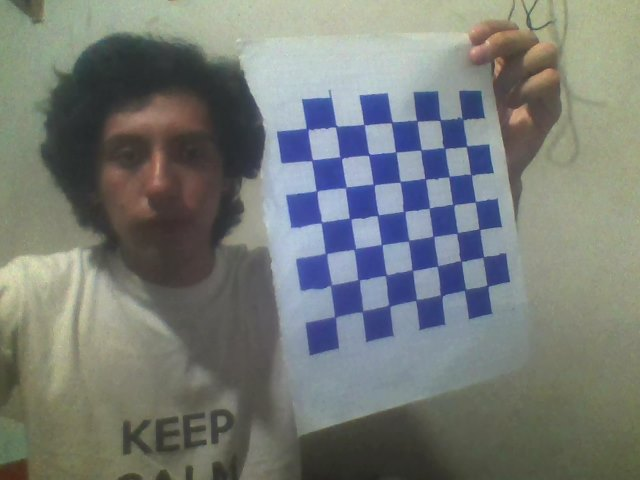
#> input picture calib/img/Image1.JPG, 640 x 480 px; its folder holds 4 pictures in this run
$ python test.py   (Python 2 division)
#> lines starting #> are read from the running program, lines starting #| are printed output that depends on the picture; after the words box and inside, x2 and y2 are one past the last pixel; in counts of white or black regions, pixels touching at a corner belong together; long printed decimals are rounded
import numpy as np
import cv2
import glob

# termination criteria
criteria = (cv2.TERM_CRITERIA_EPS + cv2.TERM_CRITERIA_MAX_ITER, 30, 0.001)

# prepare object points, like (0,0,0), (1,0,0), (2,0,0) ....,(6,5,0)
objp = np.zeros((7 * 7, 3),np.float32)
objp[:, :2] = np.mgrid[0:7, 0:7].T.reshape(-1, 2) * 20

# Arrays to store object points and image points from all the images.
objpoints = []  # 3d point in real world space
imgpoints = []  # 2d points in image plane.

images = glob.glob('calib/img/Image*.jpg')

for fname in images:
    img = cv2.imread(fname)
#> img is the input picture: shape (480, 640, 3); mean B, G, R 119.1, 123.2, 118.7
    gray = cv2.cvtColor(img, cv2.COLOR_BGR2GRAY)
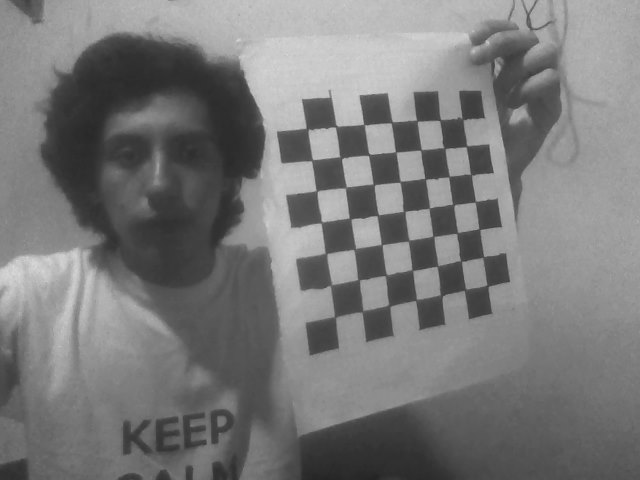
#> gray: shape (480, 640); min 36, max 218, mean 121.4

    # Find the chess board corners
    ret, corners = cv2.findChessboardCorners(gray, (7, 7), None)
#> ret = True; corners = 49 rows, first 8: [463.3, 119.7], [466.5, 146.2], [471.1, 174.6], [475.3, 201.6], [479.4, 229.3], [483.7, 256.5], [487.5, 285.5], [440, 120.5]

    # If found, add object points, image points (after refining them)
    if ret is True:
        objpoints.append(objp)

        corners2 = cv2.cornerSubPix(
            gray, corners, (11, 11), (-1, -1), criteria)
#> corners2 = 49 rows, first 8: [462.4, 118.7], [466.4, 146.2], [470.9, 174.5], [475.5, 201.8], [479.3, 229.2], [483.3, 256.9], [487.5, 285.9], [440, 120.2]
        imgpoints.append(corners2)

        # Draw and display the corners
        img = cv2.drawChessboardCorners(img, (7, 7), corners2, ret)
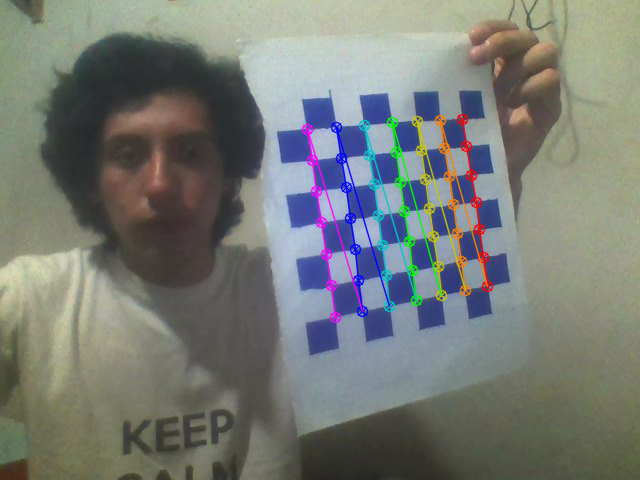
#> img: shape (480, 640, 3); 3.45% of pixels changed, all inside (x1, y1, x2, y2) = (301, 113, 494, 324)
        cv2.imwrite("res" + fname, img)
#> pass 2 of the loop `for fname in images:`:
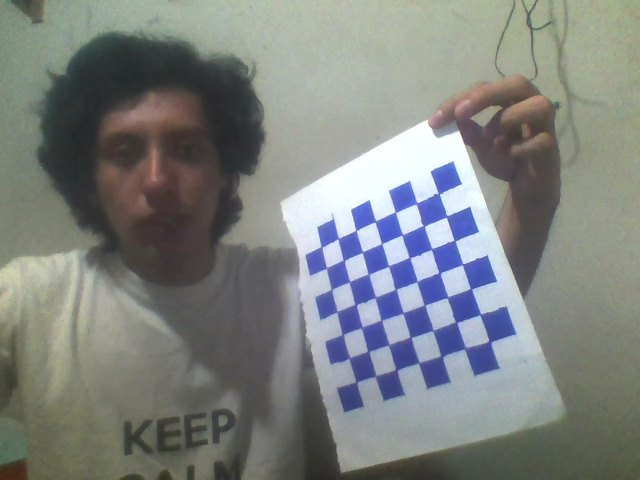
#> input picture calib/img/Image2.JPG, 640 x 480 px
#> img is the input picture: shape (480, 640, 3); mean B, G, R 128.2, 130.6, 126.8
#> `gray = cv2.cvtColor(img, cv2.COLOR_BGR2GRAY)`:
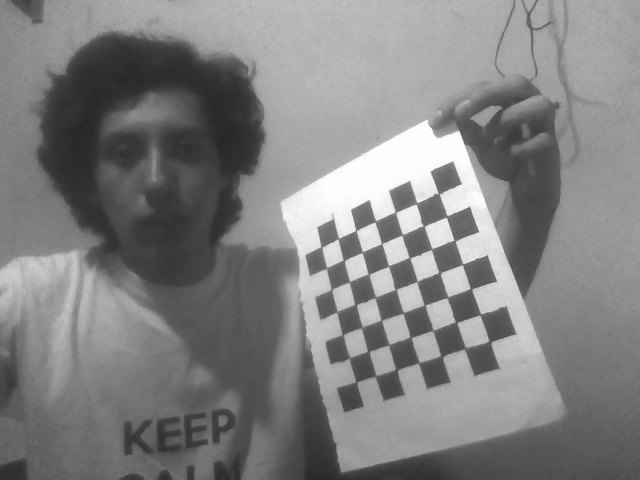
#> gray: shape (480, 640); min 38, max 255, mean 129.2
#> corners = 49 rows, first 8: [438.7, 193.8], [446.6, 216.5], [454.6, 240.6], [462.5, 264.1], [471.1, 288.8], [480.2, 314.3], [489.9, 342.4], [416.5, 203.3]
#> corners2 = 49 rows, first 8: [438.5, 193.4], [446.6, 216.4], [454.4, 240.5], [462.6, 264.3], [470.9, 288.8], [480.3, 314.2], [489.7, 341.6], [416.5, 203.4]
#> `img = cv2.drawChessboardCorners(img, (7, 7), corners2, ret)`:
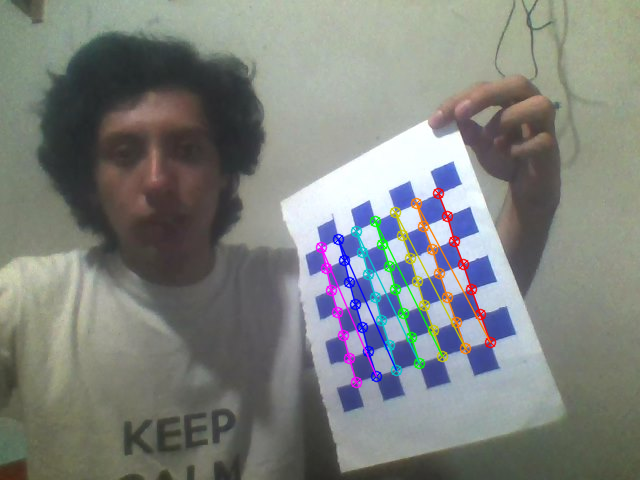
#> img: shape (480, 640, 3); 2.96% of pixels changed, all inside (x1, y1, x2, y2) = (315, 187, 497, 389)
#> pass 3 of the loop `for fname in images:`:
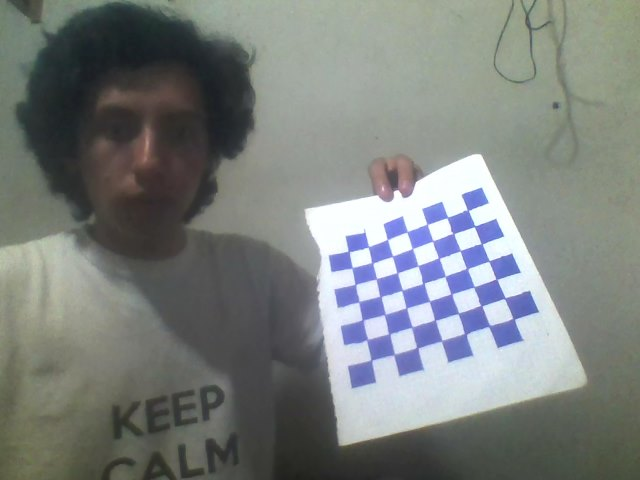
#> input picture calib/img/Image3.JPG, 640 x 480 px
#> img is the input picture: shape (480, 640, 3); mean B, G, R 125.8, 128.1, 123.4
#> `gray = cv2.cvtColor(img, cv2.COLOR_BGR2GRAY)`:
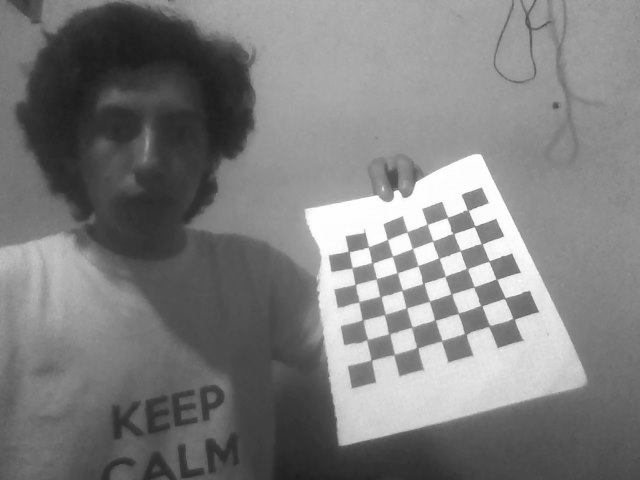
#> gray: shape (480, 640); min 27, max 255, mean 126.5
#> corners = 49 rows, first 8: [467.8, 210.3], [474.6, 226.2], [481.7, 243.8], [489.1, 260.9], [496.2, 279.1], [504.7, 298.4], [513.7, 319], [447.4, 217.4]
#> corners2 = 49 rows, first 8: [467.7, 210.2], [474.6, 226.3], [481.6, 243.8], [489.1, 261.1], [496.4, 279.2], [504.8, 298.1], [513.5, 318.9], [447.5, 217.5]
#> `img = cv2.drawChessboardCorners(img, (7, 7), corners2, ret)`:
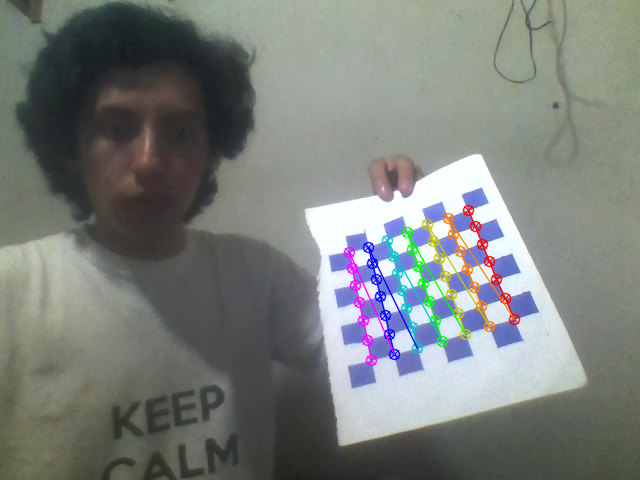
#> img: shape (480, 640, 3); 2.58% of pixels changed, all inside (x1, y1, x2, y2) = (343, 204, 521, 367)
        # cv2.imshow('img', img)
        # cv2.waitKey(500)

# cv2.destroyAllWindows()
ret, mtx, dist, rvecs, tvecs = cv2.calibrateCamera(
    objpoints, imgpoints, gray.shape[::-1], None, None)
#> ret = 0.666; mtx = [[594.7, 0, 257.9], [0, 574, 223.7], [0, 0, 1]]; dist = [[0.178, -1.99, 0.0183, -0.0156, 4.77]]; rvecs = ([-0.27, -0.259, 1.42], [0.33, 0.751, 1.16], [-0.213, 0.863, 1.24]); tvecs = ([142.6, -76.31, 402.3], [139.4, -25.2, 455.2], [194.3, -13.02, 539.8])
print mtx, dist, rvecs, tvecs
#> (printed output is left out)
np.savez('calib/data/Data.npz', mtx, dist, rvecs, tvecs)

img = cv2.imread('calib/img/Test.jpg')
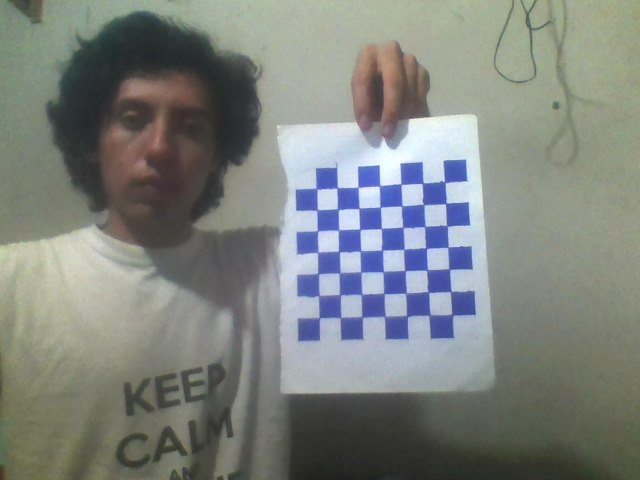
#> input picture calib/img/Test.JPG, 640 x 480 px, found by its file name
#> img is the input picture: shape (480, 640, 3); mean B, G, R 126.7, 131, 126.7
h,  w = img.shape[:2]
#> h = 480; w = 640
newcameramtx, roi = cv2.getOptimalNewCameraMatrix(mtx, dist, (w, h), 1, (w, h))
#> newcameramtx = [[605.6, 0, 260.4], [0, 567.4, 230.1], [0, 0, 1]]; roi = (13, 56, 520, 345)

# undistort
dst = cv2.undistort(img, mtx, dist, None,newcameramtx)
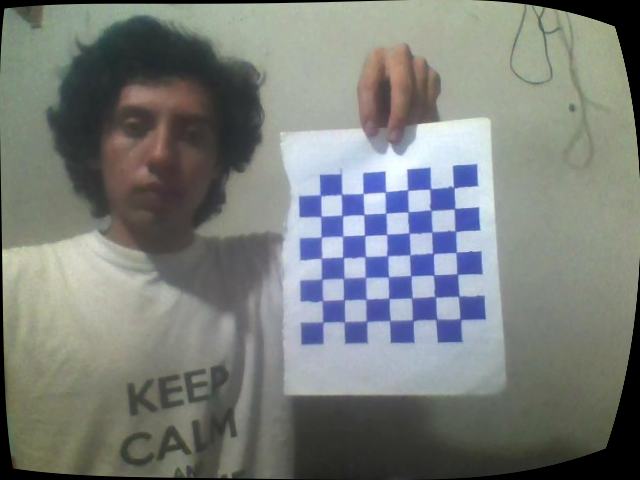
#> dst: shape (480, 640, 3); mean B, G, R 123.3, 126.4, 122.2

# crop the image
x, y, w, h = roi
#> x = 13; y = 56; w = 520; h = 345
dst = dst[y:y + h, x:x + w]
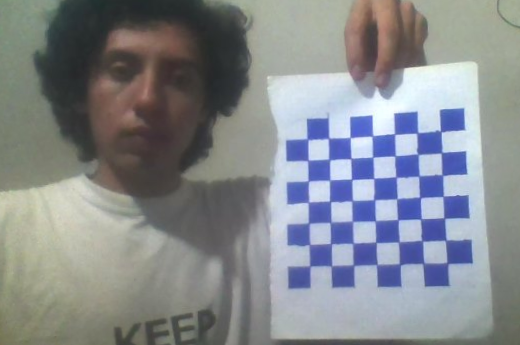
#> dst: shape (345, 520, 3); mean B, G, R 141.6, 137.3, 133.5
cv2.imwrite('calib/result/calibresult.png', dst)

mean_error = 0
for i in xrange(len(objpoints)):
    imgpoints2, _ = cv2.projectPoints(
        objpoints[i], rvecs[i], tvecs[i], mtx, dist)
    error = cv2.norm(imgpoints[i], imgpoints2, cv2.NORM_L2) / len(imgpoints2)
    mean_error += error
#> this loop made 3 passes
#> (error, mean_error) on passes 1 to 3: (0.0768, 0.0768), (0.0897, 0.167), (0.115, 0.282)
#> after the loop, mean_error = 0.282

print "total error: ", mean_error / len(objpoints)
#| total error:  0.09388
